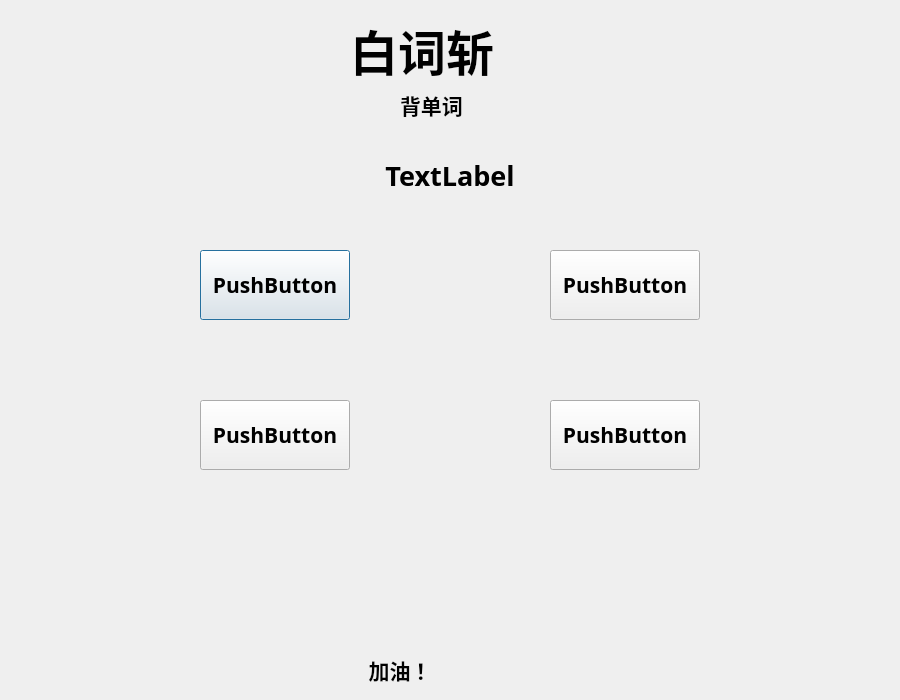
<?xml version="1.0" encoding="UTF-8"?>
<ui version="4.0">
 <class>Recitewordtwo</class>
 <widget class="QDialog" name="Recitewordtwo">
  <property name="geometry">
   <rect>
    <x>0</x>
    <y>0</y>
    <width>900</width>
    <height>700</height>
   </rect>
  </property>
  <property name="windowTitle">
   <string>Dialog</string>
  </property>
  <widget class="QLabel" name="label">
   <property name="geometry">
    <rect>
     <x>350</x>
     <y>0</y>
     <width>200</width>
     <height>100</height>
    </rect>
   </property>
   <property name="font">
    <font>
     <family>AR DCHYJianWeiDGB</family>
     <pointsize>36</pointsize>
     <weight>75</weight>
     <bold>true</bold>
    </font>
   </property>
   <property name="text">
    <string>白词斩</string>
   </property>
  </widget>
  <widget class="QLabel" name="label_2">
   <property name="geometry">
    <rect>
     <x>400</x>
     <y>80</y>
     <width>80</width>
     <height>50</height>
    </rect>
   </property>
   <property name="font">
    <font>
     <family>AR DCHYJianWeiDGB</family>
     <pointsize>16</pointsize>
     <weight>75</weight>
     <bold>true</bold>
    </font>
   </property>
   <property name="text">
    <string>背单词</string>
   </property>
  </widget>
  <widget class="QLabel" name="label_question_Chinese">
   <property name="geometry">
    <rect>
     <x>350</x>
     <y>140</y>
     <width>200</width>
     <height>70</height>
    </rect>
   </property>
   <property name="font">
    <font>
     <family>AR DCHYJianWeiDGB</family>
     <pointsize>20</pointsize>
     <weight>75</weight>
     <bold>true</bold>
    </font>
   </property>
   <property name="text">
    <string>TextLabel</string>
   </property>
   <property name="alignment">
    <set>Qt::AlignCenter</set>
   </property>
  </widget>
  <widget class="QPushButton" name="pushButton_1">
   <property name="geometry">
    <rect>
     <x>200</x>
     <y>250</y>
     <width>150</width>
     <height>70</height>
    </rect>
   </property>
   <property name="font">
    <font>
     <family>AR DCHYJianWeiDGB</family>
     <pointsize>16</pointsize>
     <weight>75</weight>
     <bold>true</bold>
    </font>
   </property>
   <property name="text">
    <string>PushButton</string>
   </property>
  </widget>
  <widget class="QPushButton" name="pushButton_2">
   <property name="geometry">
    <rect>
     <x>550</x>
     <y>250</y>
     <width>150</width>
     <height>70</height>
    </rect>
   </property>
   <property name="font">
    <font>
     <family>AR DCHYJianWeiDGB</family>
     <pointsize>16</pointsize>
     <weight>75</weight>
     <bold>true</bold>
    </font>
   </property>
   <property name="text">
    <string>PushButton</string>
   </property>
  </widget>
  <widget class="QPushButton" name="pushButton_3">
   <property name="geometry">
    <rect>
     <x>200</x>
     <y>400</y>
     <width>150</width>
     <height>70</height>
    </rect>
   </property>
   <property name="font">
    <font>
     <family>AR DCHYJianWeiDGB</family>
     <pointsize>16</pointsize>
     <weight>75</weight>
     <bold>true</bold>
    </font>
   </property>
   <property name="text">
    <string>PushButton</string>
   </property>
  </widget>
  <widget class="QPushButton" name="pushButton_4">
   <property name="geometry">
    <rect>
     <x>550</x>
     <y>400</y>
     <width>150</width>
     <height>70</height>
    </rect>
   </property>
   <property name="font">
    <font>
     <family>AR DCHYJianWeiDGB</family>
     <pointsize>16</pointsize>
     <weight>75</weight>
     <bold>true</bold>
    </font>
   </property>
   <property name="text">
    <string>PushButton</string>
   </property>
  </widget>
  <widget class="QLabel" name="label_judge">
   <property name="geometry">
    <rect>
     <x>0</x>
     <y>640</y>
     <width>800</width>
     <height>60</height>
    </rect>
   </property>
   <property name="font">
    <font>
     <family>AR DCHYJianWeiDGB</family>
     <pointsize>16</pointsize>
     <weight>75</weight>
     <bold>true</bold>
    </font>
   </property>
   <property name="text">
    <string>加油！</string>
   </property>
   <property name="alignment">
    <set>Qt::AlignCenter</set>
   </property>
  </widget>
  <widget class="QLabel" name="label_score">
   <property name="geometry">
    <rect>
     <x>800</x>
     <y>640</y>
     <width>100</width>
     <height>60</height>
    </rect>
   </property>
   <property name="font">
    <font>
     <family>AR DCHYJianWeiDGB</family>
     <pointsize>16</pointsize>
     <weight>75</weight>
     <bold>true</bold>
    </font>
   </property>
   <property name="text">
    <string/>
   </property>
  </widget>
 </widget>
 <resources/>
 <connections/>
</ui>
